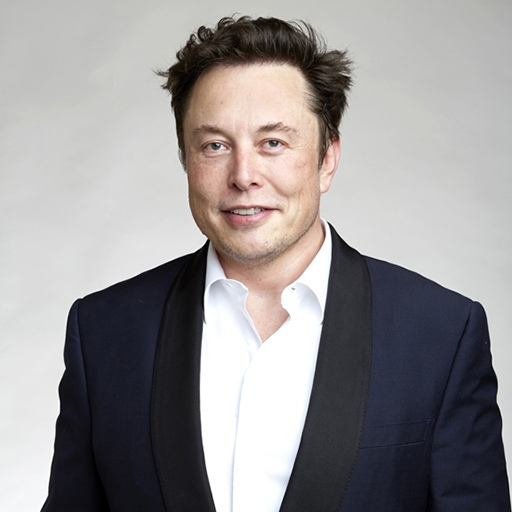
//> input picture morphing/morphing/1.jpg, 512 x 512 px
$ ./morphing   (built with g++ and OpenCV 4)
//> lines starting //> are read from the running program, lines starting //| are printed output that depends on the picture
#include <stdio.h>
#include <opencv2/opencv.hpp>
using namespace cv;

int main(int argc, char** argv)
{

    Mat img1 = imread("1.jpg");
//> img1 is the input picture: 512 rows x 512 cols, CV_8UC3; mean B, G, R 148.1, 147.5, 150.7
    // 215 145 левый глаз
    // 273 142 правый глаз
    // 245 211 рот
    // 241 177 нос

    Mat img2 = imread("2.jpg");
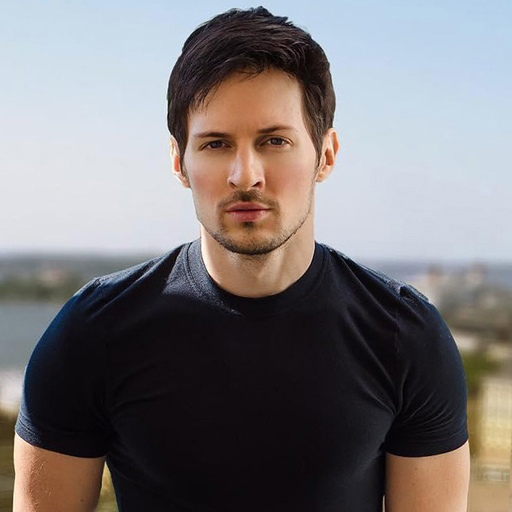
//> input picture morphing/morphing/2.jpg, 512 x 512 px
//> img2 is the input picture: 512 rows x 512 cols, CV_8UC3; mean B, G, R 121.4, 120.2, 124.1
    // 216 144 левый глаз
    // 276 141 правый глаз
    // 246 210 рот
    // 244 178 нос

    Point2f img1_coord[4] = { Point2f(215, 145), Point2f(273, 142), Point2f(245, 211), Point2f(241, 177) }; // координаты на первом изображении

    Point2f img2_coord[4] = { Point2f(216, 144), Point2f(276, 141), Point2f(246, 210), Point2f(244, 178) }; // координаты на втором изображении

    Point2f img1_coord_cur[4] = { Point2f(0, 0), Point2f(0, 0), Point2f(0, 0) }; // изменённые координаты на первом изображении

    Point2f img2_coord_cur[4] = { Point2f(0, 0), Point2f(0, 0), Point2f(0, 0) }; // изменённые координаты на втором изображении

    int steps = 100; // итерации
    float weight = (float)1 / (float)steps; // вес
    Mat img1_warp, img2_warp, img_warp;

    for (int i = 0; i < steps; i++)
    {
        for (int j = 0; j < 4; j++)
        {
            int x = (img1_coord[j].x - img2_coord[j].x) * (-1);
            int y = (img1_coord[j].y - img2_coord[j].y) * (-1);

            float img1_move_x = ((float)x / steps) * (i + 1);
            float img1_move_y = ((float)y / steps) * (i + 1);

            float img2_move_x = x - img1_move_x;
            float img2_move_y = y - img1_move_y;

            img1_coord_cur[j].x = img1_coord[j].x + img1_move_x;
            img1_coord_cur[j].y = img1_coord[j].y + img1_move_y;

            img2_coord_cur[j].x = img2_coord[j].x + img2_move_x;
            img2_coord_cur[j].y = img2_coord[j].y + img2_move_y;

        }

        Mat trans1 = getAffineTransform(img1_coord, img1_coord_cur);
        Mat trans2 = getAffineTransform(img2_coord, img2_coord_cur);

        warpAffine(img1, img1_warp, trans1, img1.size(), BORDER_REPLICATE);
        warpAffine(img2, img2_warp, trans2, img2.size(), BORDER_REPLICATE);

        addWeighted(img1_warp, 1 - (weight * i), img2_warp, weight * (i + 1), 0, img_warp);
        imshow("Morphing", img_warp);
        waitKey(1);
    }
//> this loop made 100 passes
//> pass 1, `warpAffine(img2, img2_warp, trans2, img2.size(), BORDER_REPLICATE);`:
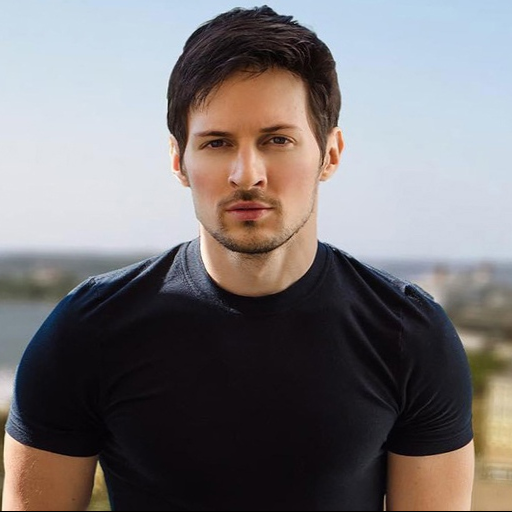
//> img2_warp: 512 rows x 512 cols, CV_8UC3; mean B, G, R 119.3, 118, 122.3
//> after the loop:
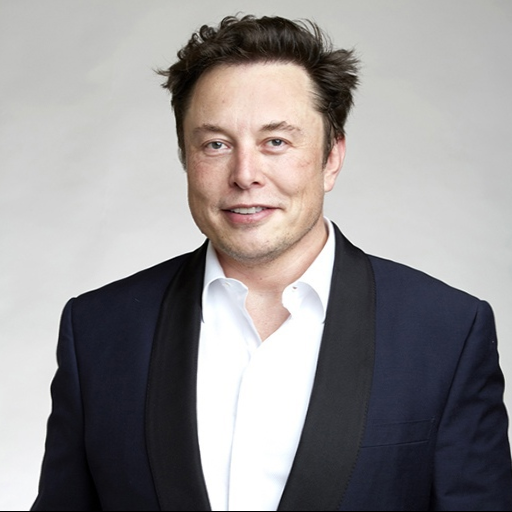
//> img1_warp: 512 rows x 512 cols, CV_8UC3; mean B, G, R 145.9, 145.2, 148.5
//> after the loop, img1_coord_cur = 4 Points (x, y): [216, 144], [276, 141], [246, 210], [244, 178]; img2_coord_cur has the same summary as img1_coord_cur
    waitKey(0);
    return 0;
}
